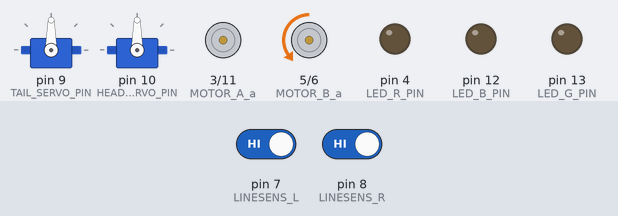
Simulated run of this sketch. Board: Arduino Uno, built with avr-gcc and run on an emulated ATmega328P. Parts: 2 × servo, motor-driver pin pairs drawn as motors (green arrow = first pin HIGH = forward, orange = second pin HIGH = backward, longer = more drive), output pins drawn as LEDs (lit = HIGH). The inputs (shaded band) are chosen by the test bench; at power-on: pin 7 (LINESENS_L) HIGH, pin 8 (LINESENS_R) HIGH. The audio player accepts every command and is not drawn.

Above: at 2.2 s.
2.3 s: pin 7 (LINESENS_L) driven LOW
5.3 s: pin 8 (LINESENS_R) driven LOW
At 6.2 s:
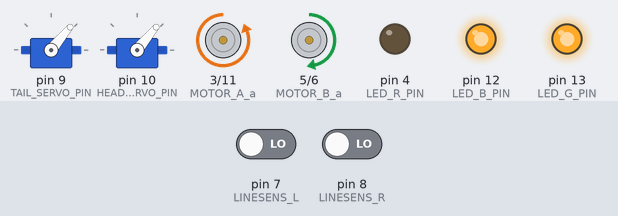
8.3 s: pin 7 (LINESENS_L) driven HIGH
At 10.7 s:
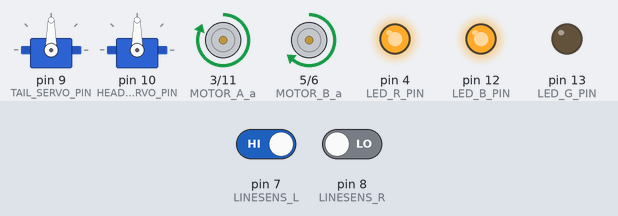
11.0 s: pin 8 (LINESENS_R) driven HIGH
At 13.3 s:
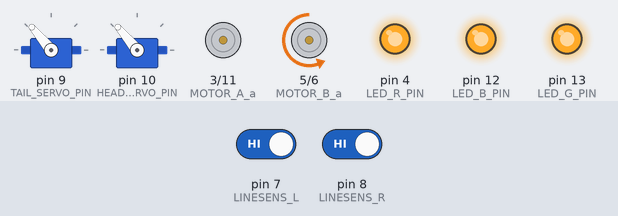
13.8 s: pin 7 (LINESENS_L) driven LOW and pin 8 (LINESENS_R) driven LOW
At 15.1 s:
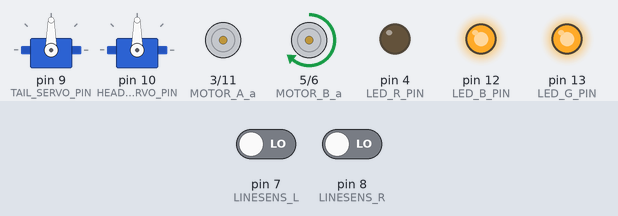
15.9 s: pin 7 (LINESENS_L) driven HIGH and pin 8 (LINESENS_R) driven HIGH
At 19.2 s:
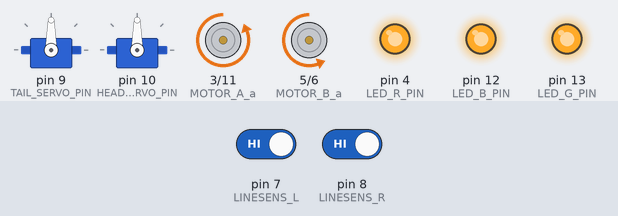
Timing chart, 0 to 66.4 s (numbered marks = the images above; inputs shaded):
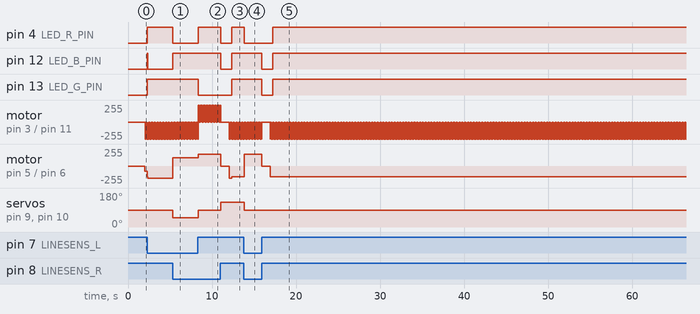

The sketch:

code.ino
```cpp
#include <Servo2.h>
#include <SoftwareSerial.h>
#include <DFRobotDFPlayerMini.h>

#define MOTOR_A_a 3      // 모터 A의 +출력 핀
#define MOTOR_A_b 11     // 모터 A의 -출력 핀
#define MOTOR_B_a 5      // 모터 B의 +출력 핀
#define MOTOR_B_b 6      // 모터 B의 -출력 핀
#define MOTOR_SPEED 100  // 모터 기준 속력
#define LINESENS_L 7     // 왼쪽 라인 센서 입력 핀
#define LINESENS_R 8     // 오른쪽 라인 센서 입력 핀

#define TAIL_SERVO_PIN 9     // 꼬리 서보 모터 연결 핀
#define HEAD_SERVO_PIN 10    // 머리 서보 모터 연결 핀

#define SERVO_SPEED 1        // 서보 모터 회전 속도
#define TAIL_ANGLE_MIN 50    // 꼬리 서보 회전 최소값
#define TAIL_ANGLE_MAX 130   // 꼬리 서보 회전 최대값
#define HEAD_ANGLE_MIN 50    // 머리 서보 회전 최소값
#define HEAD_ANGLE_MAX 130   // 머리 서보 회전 최대값

#define DF_PLAYER_RX A1      // MP3 모듈 RX 핀
#define DF_PLAYER_TX A2      // MP3 모듈 TX 핀

#define MP3_DUCK_FORWARD 1  // 전진 시 재생할 MP3 번호
#define MP3_DUCK_LEFT 2     // 좌회전 시 재생할 MP3 번호
#define MP3_DUCK_RIGHT 3    // 우회전 시 재생할 MP3 번호
#define MP3_DUCK_STOP 4     // 정지 시 재생할 MP3 번호

#define LED_R_PIN 4
#define LED_G_PIN 13
#define LED_B_PIN 12

unsigned char m_a_spd = 0, m_b_spd = 0; // 모터 속력 변수
boolean m_a_dir = 0, m_b_dir = 0;       // 모터 방향 변수
boolean line_l = 0;
boolean line_r = 0;

int head_servo_angle = 90;              // 머리 서보 각도 변수
int tail_servo_angle = 90;              // 꼬리 서보 각도 변수

Servo head_servo;
Servo tail_servo;

SoftwareSerial softwareSerial(DF_PLAYER_RX, DF_PLAYER_TX);
DFRobotDFPlayerMini dfPlayer;

int before_state = 0;
unsigned long servoTime;

void setup()
{
  TCCR1B = TCCR1B & 0b11111000 | 0x05;  //저속주행이 가능하도록 모터A PWM 주파수 변경
  TCCR2B = TCCR2B & 0b11111000 | 0x07;  //저속주행이 가능하도록 모터B PWM 주파수 변경

  softwareSerial.begin(9600);
  //
  dfPlayer.begin(softwareSerial);
  dfPlayer.volume(50);

  // 모터 제어 핀 출력 설정
  pinMode(MOTOR_A_a, OUTPUT);
  pinMode(MOTOR_A_b, OUTPUT);
  pinMode(MOTOR_B_a, OUTPUT);
  pinMode(MOTOR_B_b, OUTPUT);

  // 머리, 꼬리 서보 모터 연결
  tail_servo.attach(TAIL_SERVO_PIN);
  head_servo.attach(HEAD_SERVO_PIN);

  // 머리, 꼬리 서보 각도 초기화 ( 90도 )
  tail_servo.write(tail_servo_angle);
  head_servo.write(head_servo_angle);

  // 라인 센서 핀 입력 설정
  pinMode(LINESENS_L, INPUT);
  pinMode(LINESENS_R, INPUT);

  // 눈 LED 핀 출력 설정
  pinMode(LED_R_PIN, OUTPUT);
  pinMode(LED_G_PIN, OUTPUT);
  pinMode(LED_B_PIN, OUTPUT);

  delay(500);

  servoTime = millis();
}

void loop()
{
  line_l = digitalRead(LINESENS_L);
  line_r = digitalRead(LINESENS_R);


  if (line_l == 0 && line_r == 0) {
    // dfPlayer.play(1);
    while (line_l == 0 && line_r == 0) {
      digitalWrite(MOTOR_A_a, LOW);     //모터A+ LOW
      analogWrite(MOTOR_A_b, 100);  //모터A-의 속력을 PWM 출력

      analogWrite(MOTOR_B_a, 125);  //모터B+의 속력을 PWM 출력
      digitalWrite(MOTOR_B_b, LOW);

      if (tail_servo_angle < 90) {
        tail_servo_angle = constrain(tail_servo_angle + SERVO_SPEED, TAIL_ANGLE_MIN, 90);
      } else if (tail_servo_angle > 90) {
        tail_servo_angle = constrain(tail_servo_angle - SERVO_SPEED, 90, TAIL_ANGLE_MAX);
      }

      if (head_servo_angle < 90) {
        head_servo_angle = constrain(head_servo_angle + SERVO_SPEED, HEAD_ANGLE_MIN, 90);
      } else if (head_servo_angle > 90) {
        head_servo_angle = constrain(head_servo_angle - SERVO_SPEED, 90, HEAD_ANGLE_MAX);
      }

      led_red();

      line_l = digitalRead(LINESENS_L);
      line_r = digitalRead(LINESENS_R);
      // delay(50);
    }
  }

  else if (line_l == 1 && line_r == 0) {
    while (line_l == 1 && line_r == 0) {
      analogWrite(MOTOR_A_a, 160);  //모터A+의 속력을 PWM 출력
      digitalWrite(MOTOR_A_b, LOW);     //모터A- LOW

      analogWrite(MOTOR_B_a, 180);  //모터B+의 속력을 PWM 출력
      digitalWrite(MOTOR_B_b, LOW);

      tail_servo_angle = constrain(tail_servo_angle + SERVO_SPEED, TAIL_ANGLE_MIN, TAIL_ANGLE_MAX);
      head_servo_angle = constrain(head_servo_angle + SERVO_SPEED, HEAD_ANGLE_MIN, HEAD_ANGLE_MAX);

      line_l = digitalRead(LINESENS_L);
      line_r = digitalRead(LINESENS_R);

      led_green();
      // dfPlayer.play(2);
      // delay(1);

      // delay(50);

    }
  }

  else if (line_l == 0 && line_r == 1) {
    while (line_l == 0 && line_r == 1) {
      digitalWrite(MOTOR_A_a, LOW);
      analogWrite(MOTOR_A_b, 160);

      digitalWrite(MOTOR_B_a, LOW);
      analogWrite(MOTOR_B_b, 180);

      tail_servo_angle = constrain(tail_servo_angle - SERVO_SPEED, TAIL_ANGLE_MIN, TAIL_ANGLE_MAX);
      head_servo_angle = constrain(head_servo_angle - SERVO_SPEED, HEAD_ANGLE_MIN, HEAD_ANGLE_MAX);

      line_l = digitalRead(LINESENS_L);
      line_r = digitalRead(LINESENS_R);

      led_blue();

      // delay(50);

    }
  }

  else {
    digitalWrite(MOTOR_A_a, LOW);     //모터A+ LOW
    analogWrite(MOTOR_A_b, 0);  //모터A-의 속력을 PWM 출력

    analogWrite(MOTOR_B_a, 0);  //모터B+의 속력을 PWM 출력
    digitalWrite(MOTOR_B_b, LOW);

    tail_servo_angle = 90;
    head_servo_angle = 90;

    led_white();

    delay(1000);

    digitalWrite(MOTOR_A_a, LOW);
    analogWrite(MOTOR_A_b, 160);

    digitalWrite(MOTOR_B_a, LOW);
    analogWrite(MOTOR_B_b, 80);
    delay(300);

    while (line_l == 1 && line_r == 1) {
      digitalWrite(MOTOR_A_a, LOW);
      analogWrite(MOTOR_A_b, 160);

      digitalWrite(MOTOR_B_a, LOW);
      analogWrite(MOTOR_B_b, 160);

      line_l = digitalRead(LINESENS_L);
      line_r = digitalRead(LINESENS_R);

      digitalWrite(LED_R_PIN, HIGH);
      digitalWrite(LED_G_PIN, HIGH);
      digitalWrite(LED_B_PIN, HIGH);
    }

  }

  // digitalWrite(MOTOR_A_a, LOW);     //모터A+ LOW
  // analogWrite(MOTOR_A_b, 0);  //모터A-의 속력을 PWM 출력
//
  // analogWrite(MOTOR_B_a, 0);  //모터B+의 속력을 PWM 출력
  // digitalWrite(MOTOR_B_b, LOW);
  // delay(10);

  if (millis() - servoTime > 1000) {
    dfPlayer.play(1);
    tail_servo.write(tail_servo_angle);
    head_servo.write(head_servo_angle);
    servoTime = millis();
  }
}

void led_red() {
  digitalWrite(LED_R_PIN, LOW);
  digitalWrite(LED_G_PIN, HIGH);
  digitalWrite(LED_B_PIN, HIGH);
}

void led_green() {
  digitalWrite(LED_R_PIN, HIGH);
  digitalWrite(LED_G_PIN, LOW);
  digitalWrite(LED_B_PIN, HIGH);
}

void led_blue() {
  digitalWrite(LED_R_PIN, HIGH);
  digitalWrite(LED_G_PIN, HIGH);
  digitalWrite(LED_B_PIN, LOW);
}

void led_white() {
  digitalWrite(LED_R_PIN, LOW);
  digitalWrite(LED_G_PIN, LOW);
  digitalWrite(LED_B_PIN, LOW);
}
```

Measured:
- after the input at 5.3 s, pin 4 (LED_R_PIN): HIGH → LOW at once; pin 12 (LED_B_PIN): LOW → HIGH at once; motor on pin 5 (MOTOR_B_a) / pin 6 (MOTOR_B_b): backward 180/255 → forward 125/255 at once; servo on pin 9 (TAIL_SERVO_PIN), servo on pin 10 (HEAD_SERVO_PIN): 90° → 50° at once
- after the input at 8.3 s, pin 4 (LED_R_PIN): LOW → HIGH at once; pin 13 (LED_G_PIN): HIGH → LOW at once; motor on pin 5 (MOTOR_B_a) / pin 6 (MOTOR_B_b): forward 125/255 → forward 180/255 at once; servo on pin 9 (TAIL_SERVO_PIN), servo on pin 10 (HEAD_SERVO_PIN): 50° → 90° at once
- after the input at 11.0 s, pin 4 (LED_R_PIN), pin 12 (LED_B_PIN): HIGH → LOW at once, → HIGH 1.3 s later
- after the input at 13.8 s, pin 4 (LED_R_PIN): HIGH → LOW at once; motor on pin 5 (MOTOR_B_a) / pin 6 (MOTOR_B_b): backward 160/255 → forward 180/255 at once; servo on pin 9 (TAIL_SERVO_PIN), servo on pin 10 (HEAD_SERVO_PIN): 130° → 90° at once
- after the input at 15.9 s, pin 4 (LED_R_PIN): LOW → HIGH after 1.3 s; pin 12 (LED_B_PIN), pin 13 (LED_G_PIN): HIGH → LOW at once, → HIGH 1.3 s later; motor on pin 5 (MOTOR_B_a) / pin 6 (MOTOR_B_b): forward 180/255 → stopped at once, → backward 160/255 1.0 s later
